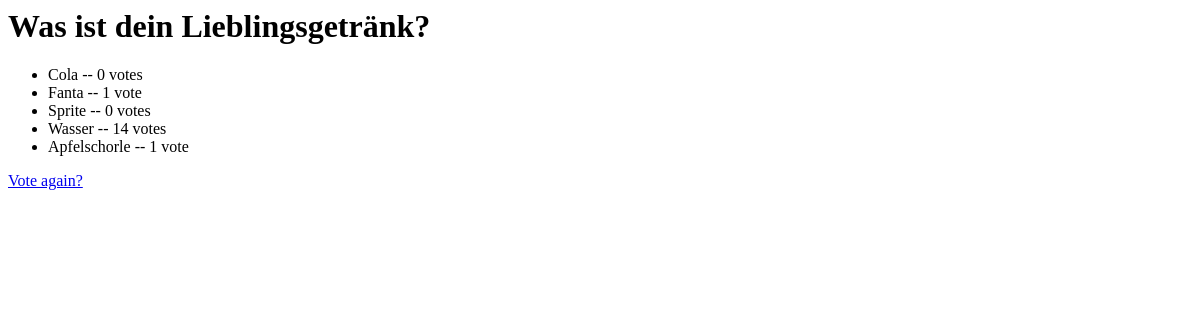
Before: /polls/1/results/ with the older database file.
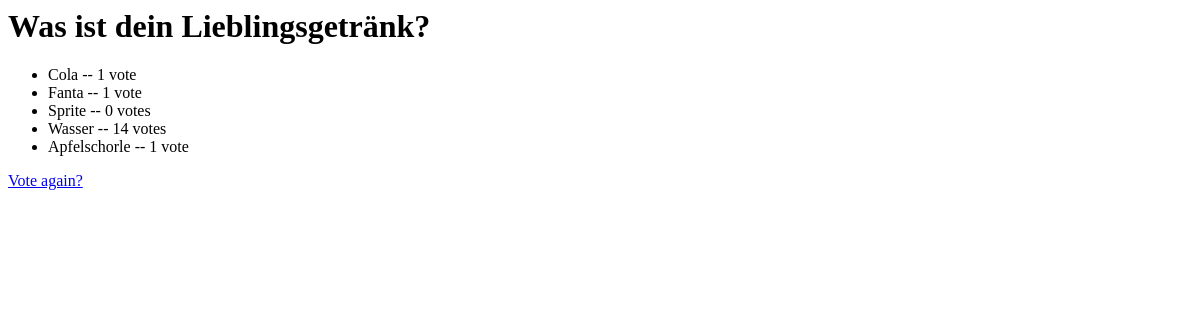
After: the same page with the newer database file.
### polls/models.py (models this page shows, shortened)
class Choice(models.Model):
    question = models.ForeignKey(Question, on_delete=models.CASCADE)
    choice_text = models.CharField(max_length=200)
    votes = models.IntegerField(default=0)

### polls/views.py (the view)
# urls.py: path("<int:question_id>/results/", views.results, name="results"),
def results(request, question_id):
    question = get_object_or_404(Question, pk=question_id)
    return render(request, "polls/results.html", {"question": question})

### polls/templates/polls/results.html
<h1>{{ question.question_text }}</h1>
<ul>
{% for choice in question.choice_set.all %}
    <li>{{ choice.choice_text }} -- {{ choice.votes }} vote{{ choice.votes|pluralize }}</li>
{% endfor %}
</ul>
<a href="{% url 'polls:detail' question.id %}">Vote again?</a>

Changed rows visible on the page:
changed Choice "Cola": votes "0" → "1"
